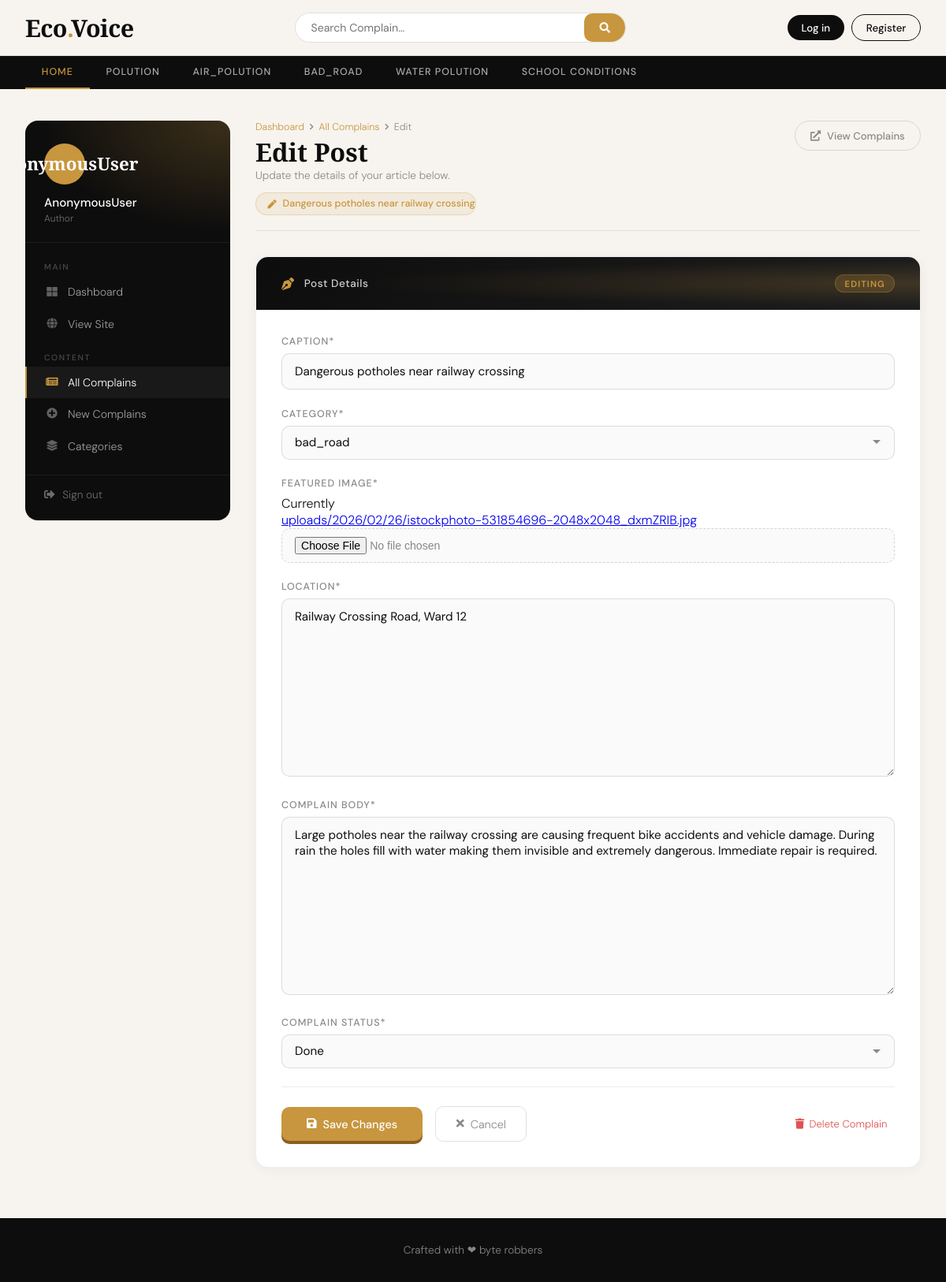
The app's page /dashboard/posts/edit/12/ with its own data.
### complains/models.py (models this page shows, shortened)
class Category(models.Model):
    Category_name = models.CharField(max_length=50 , unique=True)
    created_at = models.DateTimeField(auto_now_add=True)
    updated_at = models.DateTimeField(auto_now=True)
    class Meta:
        verbose_name_plural = 'categories'
    def __str__(self):
        return self.Category_name

class Complain(models.Model):
    title= models.CharField(max_length=100)
    slug = models.SlugField(max_length=150, unique=True, blank=True)
    category=models.ForeignKey(Category,on_delete=models.CASCADE)
    author = models.ForeignKey(User,on_delete=models.CASCADE ,related_name="complaints_authored" )
    featured_image=models.ImageField(upload_to='uploads/%Y/%m/%d')
    short_description = models.TextField(max_length=2000)
    complain_body= models.TextField(max_length=2000)
    complain_status= models.CharField(max_length=20,choices=STATUS_CHOICES, default="Undone")
    is_featured= models.BooleanField(default=True)
    created_at = models.DateTimeField(auto_now_add=True)
    updated_at = models.DateTimeField(auto_now=True)
    liked = models.ManyToManyField( User , default=None , blank=True ,related_name="liked_complaints")

### dashboards/views.py (the view, shortened to what this page needs)
# urls.py: path('posts/edit/<int:pk>/', views.edit_post, name='edit_post'),
def edit_post(request, pk):
    post = get_object_or_404(Complain, pk=pk)
    form = BlogPostForm(instance=post)
    context = {
        'form': form,
        'post': post
    }
    return render(request, 'dashboard/edit_post.html', context)

### dashboards/forms.py
class BlogPostForm(forms.ModelForm):
    class Meta:
        model = Complain
        fields = ('title', 'category', 'featured_image', 'short_description', 'complain_body', 'complain_status')
        labels={
            'title': 'caption',
            'short_description':'Location'
        }

### complains/context_processors.py (called while the page is built)
def get_categories(request):
    categories = Category.objects.all()
    return dict(categories=categories)

### templates/dashboard/edit_post.html (shortened to what this page needs)
{% extends 'base.html' %}
{% load static %}
{% load crispy_forms_tags %}
{% block content %}
<div class="dash-wrap">
    <aside class="dash-sidebar">
        <div class="sidebar-user">
            <div class="user-avatar-lg">{{ user }}</div>
            <div class="sidebar-user-name">{{ user }}</div>
            <div class="sidebar-user-role">Author</div>
        </div>
        <nav class="sidebar-nav">
            <div class="sidebar-nav-label">Main</div>
            <a href="{% url 'dashboard' %}">
                <i class="fas fa-th-large"></i> Dashboard
            </a>
            <a href="{% url 'home' %}">
                <i class="fas fa-globe"></i> View Site
            </a>
            <div class="sidebar-nav-label" style="margin-top:0.5rem;">Content</div>
            <a href="{% url 'posts' %}" class="active">
                <i class="fas fa-newspaper"></i> All Complains
            </a>
            <a href="{% url 'add_post' %}">
                <i class="fas fa-plus-circle"></i> New Complains
            </a>
            <a href="{% url 'categories' %}">
                <i class="fas fa-layer-group"></i> Categories
            </a>
        </nav>
        <div class="sidebar-bottom">
            <a href="{% url 'logout' %}">
                <i class="fas fa-sign-out-alt"></i> Sign out
            </a>
        </div>
    </aside>
    <div class="dash-main">
        <div class="page-header">
            <div class="page-header-left">
                <div class="breadcrumb-trail">
                    <a href="{% url 'dashboard' %}">Dashboard</a>
                    <i class="fas fa-chevron-right"></i>
                    <a href="{% url 'posts' %}">All Complains</a>
                    <i class="fas fa-chevron-right"></i>
                    <span>Edit</span>
                </div>
                <h1>Edit Post</h1>
                <p>Update the details of your article below.</p>
                {% if post %}
                <div style="margin-top:0.8rem;">
                    <span class="editing-pill">
                        <i class="fas fa-pen"></i> {{ post.title|truncatechars:40 }}
                    </span>
                </div>
                {% endif %}
            </div>
            {% if post %}
            <a class="btn-view" href="{% url 'blogs' post.slug %}" target="_blank">
                <i class="fas fa-external-link-alt"></i> View Complains
            </a>
            {% endif %}
        </div>
        <div class="form-card">
            <div class="form-card-header">
                <i class="fas fa-pen-nib"></i>
                <span>Post Details</span>
                <span class="edit-mode-tag">Editing</span>
            </div>
            <div class="form-card-body">
                <form action="{% url 'edit_post' post.id %}" method="POST" enctype="multipart/form-data">
                    {{ form|crispy }}
                    <div class="form-actions">
                        <button type="submit" class="btn-submit">
                            <i class="fas fa-save"></i> Save Changes
                        </button>
                        <a href="{% url 'posts' %}" class="btn-cancel">
                            <i class="fas fa-times"></i> Cancel
                        </a>
                        <a href="{% url 'delete_post' post.id %}" class="btn-delete">
                            <i class="fas fa-trash"></i> Delete Complain
                        </a>
                    </div>
                </form>
            </div>
        </div>
    </div>
</div>
{% endblock %}

### templates/base.html (shortened to what this page needs)
{% load static %}
<!DOCTYPE html>
<html lang="en">
<head>
    <link rel="stylesheet" href="https://cdnjs.cloudflare.com/ajax/libs/font-awesome/5.15.4/css/all.min.css">
    <link href="{% static 'css/blog.css' %}" rel="stylesheet">
</head>
<body>
    <header class="site-header">
        <div class="header-inner">
            <a class="site-logo" href="/">Eco<span>.</span>Voice</a>
            <div class="search-wrap">
                <form action="{% url 'search' %}" method="GET">
                    <input name="keyword" value="{{keyword}}" type="text" placeholder="Search Complain…" />
                    <button type="submit"><i class="fas fa-search"></i></button>
                </form>
            </div>
            <div class="header-auth">
                {% if not user.is_authenticated %}
                    <a class="btn-auth login" href="{% url 'login' %}">Log in</a>
                    <a class="btn-auth register" href="{% url 'register' %}">Register</a>
                {% else %}
                    <a class="btn-auth dash" href="{% url 'dashboard' %}"><i class="fas fa-th-large"></i> complain-Dashboard</a>
                    <a class="btn-auth out" href="{% url 'logout' %}">Log out</a>
                {% endif %}
            </div>
        </div>
    </header>
    <nav class="cat-nav">
        <div class="cat-nav-inner">
            <a href="{% url 'home' %}">Home</a>
            {% for cat in categories %}
            <a href="{% url 'complains:posts_by_category' cat.id %}">{{ cat.Category_name }}</a>
            {% endfor %}
        </div>
    </nav>
    <main class="site-main">
        {% block content %}
        {% endblock %}
    </main>
    <footer class="site-footer">
        <p>Crafted with &#10084 byte robbers </p>
    </footer>
</body>
</html>

### hackathon_main/static/css/blog.css (style rules this page uses)
h1, h2, h3, h4, h5, h6 { font-family: "Playfair Display", Georgia, "Times New Roman", serif; }
button { --button_radius: 0.75em; --button_color: #e8e8e8; --button_outline_color: #000000; font-size: 17px; font-weight: bold; border: none; cursor: pointer; border-radius: var(--button_radius); background: var(--button_outline_color); }

### templates/base.html (style rules this page uses)
:root { --ink: #0d0d0d; --paper: #f7f4ef; --accent: #c8963e; --accent2: #2d5a6e; --muted: #888; --card-radius: 12px; }
* { margin: 0; padding: 0; box-sizing: border-box; }
body { background: var(--paper); color: var(--ink); font-family: 'DM Sans', sans-serif; font-weight: 300; min-height: 100vh; }
.site-header { position: sticky; top: 0; z-index: 100; background: rgba(247,244,239,0.92); backdrop-filter: blur(12px); -webkit-backdrop-filter: blur(12px); border-bottom: 1px solid rgba(0,0,0,0.08); }
.header-inner { max-width: 1280px; margin: 0 auto; padding: 0 2rem; height: 70px; display: flex; align-items: center; gap: 2rem; }
.site-logo { font-family: 'Cormorant Garamond', serif; font-size: 1.9rem; font-weight: 700; color: var(--ink); text-decoration: none; letter-spacing: -0.5px; white-space: nowrap; flex-shrink: 0; }
.site-logo span { color: var(--accent); }
.search-wrap { flex: 1; max-width: 420px; margin: 0 auto; }
.search-wrap form { display: flex; background: #fff; border: 1.5px solid rgba(0,0,0,0.12); border-radius: 50px; overflow: hidden; transition: border-color 0.2s; }
.search-wrap input { flex: 1; border: none; outline: none; padding: 0.55rem 1.2rem; background: transparent; font-family: 'DM Sans', sans-serif; font-size: 0.88rem; color: var(--ink); }
.search-wrap button { border: none; background: var(--accent); color: #fff; padding: 0 1.2rem; cursor: pointer; font-size: 0.85rem; font-family: 'DM Sans', sans-serif; transition: background 0.2s; }
.header-auth { display: flex; gap: 0.6rem; align-items: center; flex-shrink: 0; }
.btn-auth { display: inline-block; padding: 0.45rem 1.1rem; border-radius: 50px; font-family: 'DM Sans', sans-serif; font-size: 0.83rem; font-weight: 500; text-decoration: none; transition: all 0.2s; }
.btn-auth.login { background: var(--ink); color: #fff; }
.btn-auth.register { border: 1.5px solid var(--ink); color: var(--ink); }
.cat-nav { background: var(--ink); overflow-x: auto; scrollbar-width: none; }
.cat-nav-inner { max-width: 1280px; margin: 0 auto; padding: 0 2rem; display: flex; gap: 0; }
.cat-nav a { display: inline-block; padding: 0.75rem 1.3rem; color: rgba(255,255,255,0.65); text-decoration: none; font-size: 0.78rem; font-weight: 500; letter-spacing: 0.08em; text-transform: uppercase; white-space: nowrap; transition: all 0.2s; border-bottom: 2px solid transparent; }
.cat-nav a:first-child { color: var(--accent); border-bottom-color: var(--accent); }
.site-main { max-width: 1280px; margin: 0 auto; padding: 2.5rem 2rem 4rem; }
.site-footer { background: var(--ink); color: rgba(255,255,255,0.5); text-align: center; padding: 2rem; font-size: 0.85rem; }

### records on screen
Category: Category_name "POLUTION"
Category: Category_name "AIR_POLUTION"
Category: Category_name "BAD_ROAD"
Category: Category_name "WATER POLUTION"
Category: Category_name "SCHOOL CONDITIONS"
Complain: title "Dangerous potholes near railway cros…", title "Dangerous potholes near railway crossing", category "bad_road", short_description "Railway Crossing Road, Ward 12", complain_body "Large potholes near the railway crossing are causing frequent bike accidents and vehicle damage. During rain the holes fill with water making them invisible and extremely dangerous. Immediate repair is required.", complain_status "Done"

### other values on screen
{{ user }} "AnonymousUser"
